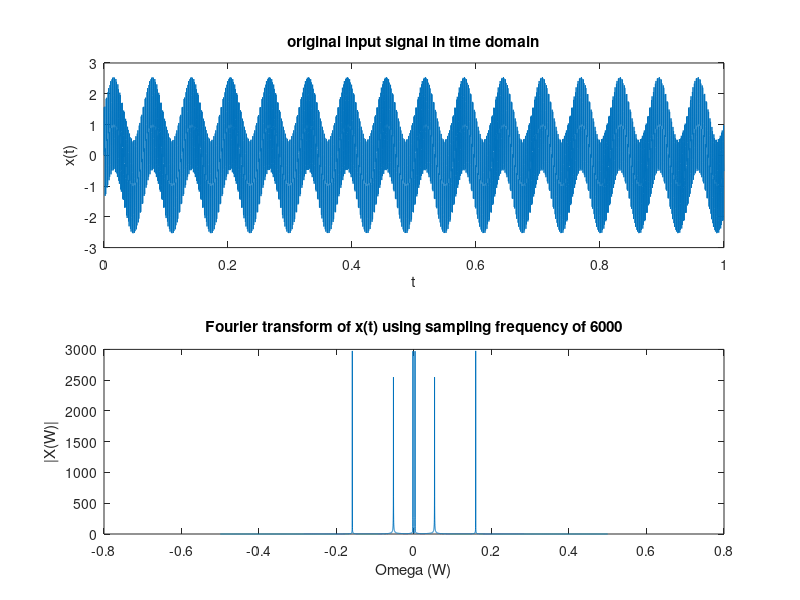

Write MATLAB code to recreate this figure. (Note: this script raises an error after producing the figure.)
sampling_frequency = 6000;
time = 1;
time_interval = [0: (1/sampling_frequency): time-(1/sampling_frequency)];
Omega =(-time*sampling_frequency/2:(time*sampling_frequency)/2-1)/(time*sampling_frequency);

x = sin(100*time_interval) + sin(2000*time_interval) + sin(6000*time_interval);
x_FFT = fft(x,sampling_frequency);
new_xFFT_after_shift = fftshift(x_FFT);

subplot(2,1,1);
plot(time_interval, x);
xlabel('t');
ylabel('x(t)');
title('original input signal in time domain');

subplot(2,1,2);
plot(Omega, abs(new_xFFT_after_shift));
xlabel('Omega (W)');
ylabel('|X(W)|');
title('Fourier transform of x(t) using sampling frequency of 6000');

%create digital fourth IIR Butterworth filter
y = zeros(2, length(x)); %output y
Omega_y = [400/sampling_frequency, 700/sampling_frequency];

%designing IIR butterworth filter with order 4
[b,a] = butter(4, Omega_y, 'Bandpass');
[H,f] = freqz(b, a);
y_n = filter(b, a, x);
Y_FFT = fft(y_n,sampling_frequency);
new_YFFT_after_shift = fftshift(Y_FFT);

% demonstration of the filter's output with order 4
figure;

subplot(2,1,1);
plot(f/pi, abs(H));
xlabel('Omega (W) as a function of pi ');
ylabel('Y(W)');
title('Y(W) of Butterworth filter with order 4');

subplot(2,1,2);
plot(Omega,abs(new_YFFT_after_shift));
ylabel('|Y(W)|');
title('Fourier transform of y[n] using sampling frequency of 6000');

%designing IIR butterworth filter with order 8
Omega_y_order_8 = [400/sampling_frequency, 1000/sampling_frequency];
[b,a] = butter(8, Omega_y_order_8, 'Bandpass');
[H,f] = freqz(b, a);
y_n_order_8 = filter(b, a, x);
Y_FFT_order_8 = fft(y_n_order_8,sampling_frequency);
new_YFFT_after_shift_order_8 = fftshift(Y_FFT_order_8);

% demonstration of the filter's output with order 8
figure;

subplot(2,1,1);
plot(f/pi, abs(H));
xlabel('Omega (W) as a function of pi ');
ylabel('Y(W)');
title('Y(W) of Butterworth filter with order 8');

subplot(2,1,2);
plot(Omega,abs(new_YFFT_after_shift_order_8));
ylabel('|Y(W)|');
title('Fourier transform of y[n] using sampling frequency of 6000');

